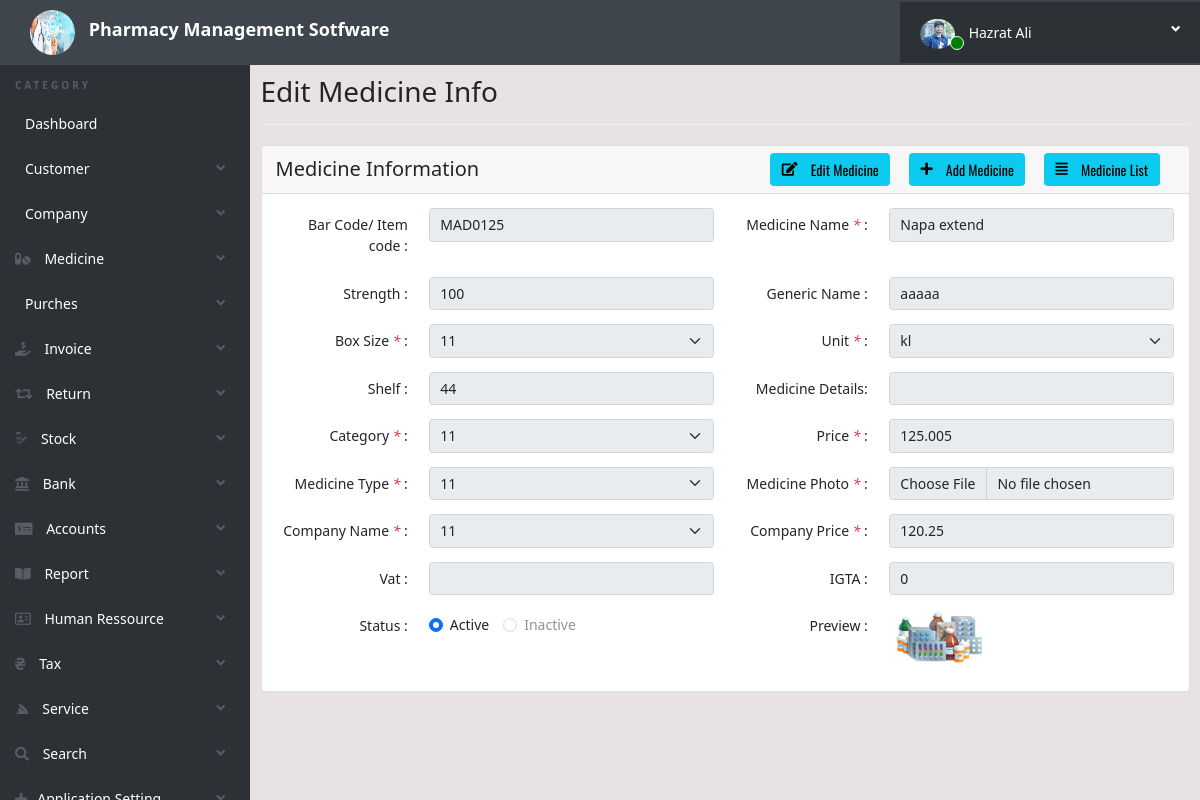
The app's page /medicine_view.php?view=MAD0125 (signed in), older data.
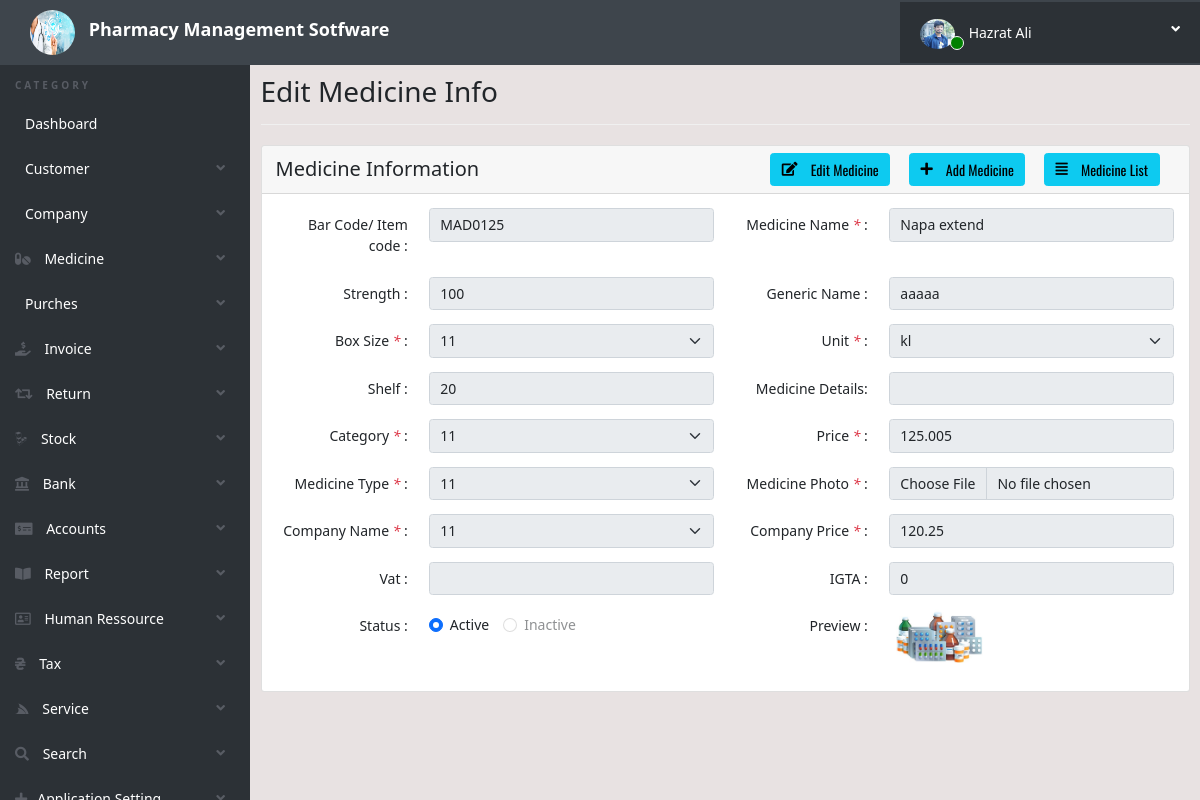
The same page, newer data.
### tables this page shows
CREATE TABLE `medicine_list` (
  `ID` int(11) NOT NULL,
  `medicine_name` text NOT NULL,
  `item_code` text NOT NULL,
  `generic_name` text NOT NULL,
  `unit` varchar(20) NOT NULL,
  `box_size` int(11) NOT NULL,
  `strength` text NOT NULL,
  `shelf` int(11) NOT NULL,
  `medicine_details` text NOT NULL,
  `category` text NOT NULL,
  `medicine_type` text NOT NULL,
  `menufacturer` text NOT NULL,
  `company_price` float NOT NULL,
  `selling_pricce` float NOT NULL,
  `image` text NOT NULL,
  `igta` float NOT NULL,
  `bar_code` text NOT NULL,
  `date_time` date NOT NULL DEFAULT current_timestamp(),
  `last_update` time NOT NULL DEFAULT current_timestamp(),
  `status` int(11) NOT NULL
);

### medicine_view.php (the view, shortened to what the changed rows need)
<?php
include('includes/config.php');
$id = ($_GET['view']);
	if(strlen($_SESSION['alogin'])==0)
		{
		include('./includes/address.php');
		header('location:index.php');
		}
	else{
	?>
	<!doctype html>
	<html lang="en" class="no-js">
	<head>
		<link rel="stylesheet" href="https://pro.fontawesome.com/releases/v5.10.0/css/all.css"/>
		<link href="https://cdn.jsdelivr.net/npm/bootstrap@5.1.3/dist/css/bootstrap.min.css" rel="stylesheet">
		<link rel="stylesheet" href="css/dataTables.bootstrap.min.css">
		<link rel="stylesheet" href="css/bootstrap-social.css">
		<link rel="stylesheet" href="css/bootstrap-select.css">
		<link rel="stylesheet" href="css/fileinput.min.css">
		<link rel="stylesheet" href="css/awesome-bootstrap-checkbox.css">
		<link rel="stylesheet" href="css/style.css">
		<link href="https://cdnjs.cloudflare.com/ajax/libs/typicons/2.1.2/typicons.min.css" rel="stylesheet">
	</head>
	<body>
		<?php include('includes/header.php');?>
		<div class="ts-main-content">
		<?php include('includes/leftbar.php');?>
			<div class="content-wrapper">
				<div class="container-fluid">
					<div class="row">
						<div class="col-md-12">
							<h2 class="page-title">Edit Medicine Info</h2>
							<div class="row">
								<div class="col-md-12">
									<div class="card" style="width: 100%;">
										<div class="card-header d-flex justify-content-between align-items-center h-100px">
		  									<div style="font-size: 20px; " class="bg-primary;">
												Medicine Information
											</div>
											<div >
												<a href="medicine_edit.php?edit=<?php echo $_GET['view']; ?>"><button type="button" class="btn btn-info" style="margin-right: 15px;"><i class="fas fa-edit mr-2" style="margin-right: 10px;"></i> Edit Medicine</button></a>
                                                <a href="medicine_add.php"><button type="button" class="btn btn-info" style="margin-right: 15px;"><i class="fas fa-plus mr-2" style="margin-right: 10px;"></i> Add Medicine</button></a>
                                                <a href="medicine_list.php"><button type="button" class="btn btn-info" style="margin-right: 15px;"><i class="fas fa-align-justify mr-2" style="margin-right: 10px;"></i> Medicine List</button></a>
											</div>
										</div>
										<div class="card-body">
											<form method="post" class="row" enctype="multipart/form-data" >
                                                <?php
													$sql ="SELECT * from medicine_list WHERE item_code=:barcode";
													$query = $dbh -> prepare($sql);
                                                    $query->bindParam(':barcode',$id,PDO::PARAM_STR);
													$query->execute();
													$result=$query->fetch(PDO::FETCH_OBJ);
												?>
												<div class="col-md-6">
													<div class="row mb-3">
														<label for="" class="col-sm-4 col-form-label text-start text-sm-end">Bar Code/ Item code : </label>
														<div class="col-sm-8">
														<input type="text" disabled class="form-control" name="barcode" value="<?php echo htmlentities($result->item_code);?>">
														</div>
													</div>
												</div>
												<div class="col-md-6">
													<div class="row mb-3">
														<label for="" class="col-sm-4 col-form-label text-start text-sm-end">Medicine Name <i class="text-danger">* </i>:</label>
														<div class="col-sm-8">
														<input type="text" disabled class="form-control" name="medicinename" value="<?php echo htmlentities($result->medicine_name);?>">
														</div>
													</div>
												</div>
												<div class="col-md-6">
													<div class="row mb-3">
														<label for="" class="col-sm-4 col-form-label text-start text-sm-end">Strength : </label>
														<div class="col-sm-8">
														<input type="text" disabled class="form-control" name="strength" value="<?php echo htmlentities($result->strength);?>">
														</div>
													</div>
												</div>
												<div class="col-md-6">
													<div class="row mb-3">
														<label for="" class="col-sm-4 col-form-label text-start text-sm-end">Generic Name :</label>
														<div class="col-sm-8">
														<input type="text" disabled class="form-control" name="genericname" value="<?php echo htmlentities($result->generic_name);?>">
														</div>
													</div>
												</div>
												<div class="col-md-6">
													<div class="row mb-3">
														<label for="" class="col-sm-4 col-form-label text-start text-sm-end">Box Size <i class="text-danger">* </i>:</label>
														<div class="col-sm-8">
															<select disabled name="boxsize" class="form-control form-select form-select-md " >
																<option value="<?php echo htmlentities($result->box_size);?>"selected class=""><?php echo htmlentities($result->box_size);?></option>
															</select>
														</div>
													</div>
												</div>
												<div class="col-md-6">
													<div class="row mb-3">
														<label for="" class="col-sm-4 col-form-label text-start text-sm-end">Unit <i class="text-danger">* </i>:</label>
														<div class="col-sm-8">
														<select disabled name="unit" class="form-control form-select form-select-md ">
                                                            <option value="<?php echo htmlentities($result->unit);?>"selected class=""><?php echo htmlentities($result->unit);?></option>
															</select>
														</div>
													</div>
												</div>
												<div class="col-md-6">
													<div class="row mb-3">
														<label for="" class="col-sm-4 col-form-label text-start text-sm-end">Shelf :</label>
														<div class="col-sm-8">
														<input type="text" disabled class="form-control" name="shelf" value="<?php echo htmlentities($result->shelf);?>">
														</div>
													</div>
												</div>
												<div class="col-md-6">
													<div class="row mb-3">
														<label for="" class="col-sm-4 col-form-label text-start text-sm-end">Medicine Details:</label>
														<div class="col-sm-8">
														<textarea disabled style="resize: none;" class="form-control" name="medicinedetails" rows="1"><?php echo htmlentities($result->medicine_details);?></textarea>
														</div>
													</div>
												</div>
												<div class="col-md-6">
													<div class="row mb-3">
														<label for="" class="col-sm-4 col-form-label text-start text-sm-end">Category <i class="text-danger">* </i>:</label>
														<div class="col-sm-8">
															<select disabled name="category" class="form-control form-select form-select-md ">
                                                            <option value="<?php echo htmlentities($result->category);?>"selected class=""><?php echo htmlentities($result->category);?></option>
															</select>
														</div>
													</div>
												</div>
												<div class="col-md-6">
													<div class="row mb-3">
														<label for="" class="col-sm-4 col-form-label text-start text-sm-end">Price <i class="text-danger">* </i>:</label>
														<div class="col-sm-8">
														<input type="float" disabled name="price" class="form-control" value="<?php echo htmlentities($result->selling_pricce);?>" id="">
														</div>
													</div>
												</div>
												<div class="col-md-6">
													<div class="row mb-3">
														<label for="" class="col-sm-4 col-form-label text-start text-sm-end">Medicine Type <i class="text-danger">* </i>:</label>
														<div class="col-sm-8">
															<select disabled name="medicinetype" class="form-control form-select form-select-md ">
                                                            <option value="<?php echo htmlentities($result->medicine_type);?>"selected class=""><?php echo htmlentities($result->medicine_type);?></option>
															</select>
														</div>
													</div>
												</div>
												<div class="col-md-6">
													<div class="row mb-3">
														<label for="" class="col-sm-4 col-form-label text-start text-sm-end">Medicine Photo <i class="text-danger">* </i>:</label>
														<div class="col-sm-8">
														<input type="file" disabled class="form-control" name="medicinephoto" value="<?php echo htmlentities($result->image);?>">
														</div>
													</div>
												</div>
												<div class="col-md-6">
													<div class="row mb-3">
														<label for="" class="col-sm-4 col-form-label text-start text-sm-end">Company Name <i class="text-danger">* </i>:</label>
														<div class="col-sm-8">
															<select disabled name="companyname" class="form-control form-select form-select-md ">
                                                            <option value="<?php echo htmlentities($result->menufacturer);?>"selected class=""><?php echo htmlentities($result->menufacturer);?></option>
															</select>
														</div>
													</div>
												</div>
												<div class="col-md-6">
													<div class="row mb-3">
														<label for="" class="col-sm-4 col-form-label text-start text-sm-end">Company Price <i class="text-danger">* </i>:</label>
														<div class="col-sm-8">
														<input type="float" disabled name="companyprice" class="form-control" id="" value="<?php echo htmlentities($result->company_price);?>">
														</div>
													</div>
												</div>
												<div class="col-md-6">
													<div class="row mb-3">
														<label for="" class="col-sm-4 col-form-label text-start text-sm-end">Vat :</label>
														<div class="col-sm-8">
														<input type="text" disabled class="form-control" name="vat" value="<?php echo htmlentities($result->vat);?>">
														</div>
													</div>
												</div>
												<div class="col-md-6">
													<div class="row mb-3">
														<label for="" class="col-sm-4 col-form-label text-start text-sm-end">IGTA :</label>
														<div class="col-sm-8">
														<input type="text" disabled class="form-control" name="igta" value="<?php echo htmlentities($result->igta);?>">
														</div>
													</div>
												</div>
												<div class="col-md-6">
													<div class="row mb-3">
														<label for="" class="col-sm-4 col-form-label text-start text-sm-end">Status :</label>
														<div class="col-sm-8 d-flex align-items-center">
                                                            <?php
                                                            if($result->status==1){ ?>
                                                            <div class="form-check form-check-inline">
																<input class="form-check-input" checked type="radio" value="<?php echo htmlentities($result->status);?>" name="radio_value" id="inlineRadio1" value="option1">
																<label class="form-check-label"  for="inlineRadio1">Active</label>
															</div>
															<div class="form-check form-check-inline">
																<input class="form-check-input" disabled type="radio" value="0" name="radio_value" id="inlineRadio2">
																<label class="form-check-label" disabled for="inlineRadio2">Inactive</label>
															</div>
                                                            <?php }
                                                            ?>
														</div>
													</div>
												</div>
												<div class="col-md-6">
													<div class="row mb-3">
														<label for="inputPassword3" class="col-sm-4 col-form-label text-start text-sm-end">Preview :</label>
														<div class="col-sm-8">
															<img src="img/medicine-demo.jpg"  width="100px" alt="medicine-demo-pic">
														</div>
													</div>
												</div>
											</form>
										</div>
									</div>
								</div>
							</div>
						</div>
					</div>
				</div>
			</div>
		</div>
	</body>
	</html>
<?php } ?>

Row changes from the older to the newer data that the page shows:
changed medicine_list "MAD0125": shelf "44" → "20"
